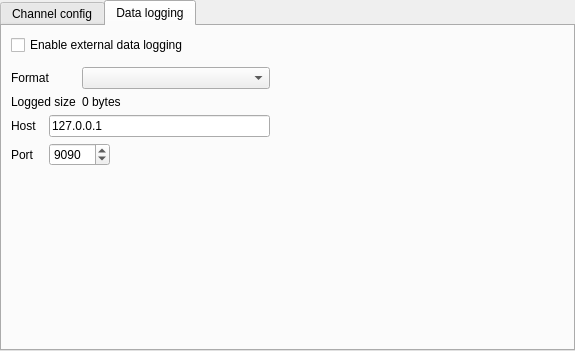
<?xml version="1.0" encoding="UTF-8"?>
<ui version="4.0">
 <class>RMSInspector</class>
 <widget class="QWidget" name="RMSInspector">
  <property name="geometry">
   <rect>
    <x>0</x>
    <y>0</y>
    <width>575</width>
    <height>351</height>
   </rect>
  </property>
  <property name="windowTitle">
   <string>Form</string>
  </property>
  <layout class="QGridLayout" name="gridLayout">
   <property name="leftMargin">
    <number>0</number>
   </property>
   <property name="topMargin">
    <number>0</number>
   </property>
   <property name="rightMargin">
    <number>0</number>
   </property>
   <property name="bottomMargin">
    <number>0</number>
   </property>
   <property name="spacing">
    <number>0</number>
   </property>
   <item row="0" column="0">
    <widget class="QTabWidget" name="tabWidget">
     <property name="currentIndex">
      <number>1</number>
     </property>
     <widget class="QWidget" name="tabChannel">
      <attribute name="title">
       <string>Channel config</string>
      </attribute>
      <layout class="QGridLayout" name="gridLayout_2">
       <property name="leftMargin">
        <number>6</number>
       </property>
       <property name="topMargin">
        <number>6</number>
       </property>
       <property name="rightMargin">
        <number>6</number>
       </property>
       <property name="bottomMargin">
        <number>6</number>
       </property>
       <property name="spacing">
        <number>0</number>
       </property>
       <item row="0" column="1">
        <widget class="LCD" name="freqLcd">
         <property name="minimumSize">
          <size>
           <width>164</width>
           <height>24</height>
          </size>
         </property>
         <property name="thickness">
          <double>0.300000000000000</double>
         </property>
         <property name="zoom">
          <double>0.600000000000000</double>
         </property>
        </widget>
       </item>
       <item row="0" column="0">
        <widget class="QLabel" name="freqLabel">
         <property name="sizePolicy">
          <sizepolicy hsizetype="Fixed" vsizetype="Preferred">
           <horstretch>0</horstretch>
           <verstretch>0</verstretch>
          </sizepolicy>
         </property>
         <property name="text">
          <string>Frequency offset</string>
         </property>
        </widget>
       </item>
       <item row="6" column="0" colspan="5">
        <widget class="Waterfall" name="passBandSpectrum"/>
       </item>
       <item row="1" column="0">
        <widget class="QLabel" name="bandwidthLabel">
         <property name="text">
          <string>Bandwidth</string>
         </property>
         <property name="alignment">
          <set>Qt::AlignRight|Qt::AlignTrailing|Qt::AlignVCenter</set>
         </property>
        </widget>
       </item>
       <item row="1" column="1">
        <widget class="LCD" name="bandwidthLcd">
         <property name="minimumSize">
          <size>
           <width>164</width>
           <height>24</height>
          </size>
         </property>
         <property name="thickness">
          <double>0.300000000000000</double>
         </property>
         <property name="zoom">
          <double>0.600000000000000</double>
         </property>
        </widget>
       </item>
       <item row="0" column="4" rowspan="2">
        <widget class="QLabel" name="padLabel">
         <property name="sizePolicy">
          <sizepolicy hsizetype="Expanding" vsizetype="Preferred">
           <horstretch>0</horstretch>
           <verstretch>0</verstretch>
          </sizepolicy>
         </property>
         <property name="text">
          <string/>
         </property>
        </widget>
       </item>
      </layout>
     </widget>
     <widget class="QWidget" name="loggingTab">
      <attribute name="title">
       <string>Data logging</string>
      </attribute>
      <layout class="QGridLayout" name="gridLayout_3">
       <item row="3" column="0">
        <widget class="QLabel" name="label_3">
         <property name="sizePolicy">
          <sizepolicy hsizetype="Fixed" vsizetype="Preferred">
           <horstretch>0</horstretch>
           <verstretch>0</verstretch>
          </sizepolicy>
         </property>
         <property name="text">
          <string>Format</string>
         </property>
        </widget>
       </item>
       <item row="7" column="0" colspan="5">
        <spacer name="verticalSpacer">
         <property name="orientation">
          <enum>Qt::Vertical</enum>
         </property>
         <property name="sizeHint" stdset="0">
          <size>
           <width>20</width>
           <height>40</height>
          </size>
         </property>
        </spacer>
       </item>
       <item row="0" column="0" colspan="5">
        <widget class="QCheckBox" name="logCheck">
         <property name="text">
          <string>Enable external data logging</string>
         </property>
        </widget>
       </item>
       <item row="2" column="4" rowspan="5">
        <spacer name="horizontalSpacer">
         <property name="orientation">
          <enum>Qt::Horizontal</enum>
         </property>
         <property name="sizeHint" stdset="0">
          <size>
           <width>40</width>
           <height>20</height>
          </size>
         </property>
        </spacer>
       </item>
       <item row="5" column="0" colspan="4">
        <widget class="QStackedWidget" name="stackedWidget">
         <property name="sizePolicy">
          <sizepolicy hsizetype="Preferred" vsizetype="Fixed">
           <horstretch>0</horstretch>
           <verstretch>0</verstretch>
          </sizepolicy>
         </property>
         <property name="currentIndex">
          <number>1</number>
         </property>
         <widget class="QWidget" name="page">
          <layout class="QGridLayout" name="gridLayout_4">
           <property name="leftMargin">
            <number>0</number>
           </property>
           <property name="topMargin">
            <number>0</number>
           </property>
           <property name="rightMargin">
            <number>0</number>
           </property>
           <property name="bottomMargin">
            <number>0</number>
           </property>
           <property name="spacing">
            <number>6</number>
           </property>
           <item row="1" column="0">
            <widget class="QLabel" name="label_5">
             <property name="sizePolicy">
              <sizepolicy hsizetype="Preferred" vsizetype="Fixed">
               <horstretch>0</horstretch>
               <verstretch>0</verstretch>
              </sizepolicy>
             </property>
             <property name="text">
              <string>Current file</string>
             </property>
            </widget>
           </item>
           <item row="1" column="1" colspan="2">
            <widget class="QLabel" name="currentFileLabel">
             <property name="text">
              <string>N/A</string>
             </property>
            </widget>
           </item>
           <item row="0" column="2">
            <widget class="QPushButton" name="browseButton">
             <property name="text">
              <string>&amp;Browse...</string>
             </property>
            </widget>
           </item>
           <item row="0" column="1">
            <widget class="QLineEdit" name="directoryEdit">
             <property name="readOnly">
              <bool>true</bool>
             </property>
            </widget>
           </item>
           <item row="0" column="0">
            <widget class="QLabel" name="label_4">
             <property name="sizePolicy">
              <sizepolicy hsizetype="Preferred" vsizetype="Fixed">
               <horstretch>0</horstretch>
               <verstretch>0</verstretch>
              </sizepolicy>
             </property>
             <property name="text">
              <string>Directory</string>
             </property>
            </widget>
           </item>
           <item row="3" column="1">
            <spacer name="verticalSpacer_3">
             <property name="orientation">
              <enum>Qt::Vertical</enum>
             </property>
             <property name="sizeHint" stdset="0">
              <size>
               <width>20</width>
               <height>40</height>
              </size>
             </property>
            </spacer>
           </item>
          </layout>
         </widget>
         <widget class="QWidget" name="page_2">
          <layout class="QGridLayout" name="gridLayout_5">
           <property name="leftMargin">
            <number>0</number>
           </property>
           <property name="topMargin">
            <number>0</number>
           </property>
           <property name="rightMargin">
            <number>0</number>
           </property>
           <property name="bottomMargin">
            <number>0</number>
           </property>
           <item row="1" column="2">
            <widget class="QSpinBox" name="portSpin">
             <property name="sizePolicy">
              <sizepolicy hsizetype="Fixed" vsizetype="Fixed">
               <horstretch>0</horstretch>
               <verstretch>0</verstretch>
              </sizepolicy>
             </property>
             <property name="keyboardTracking">
              <bool>false</bool>
             </property>
             <property name="minimum">
              <number>1</number>
             </property>
             <property name="maximum">
              <number>65536</number>
             </property>
             <property name="value">
              <number>9090</number>
             </property>
            </widget>
           </item>
           <item row="0" column="0" colspan="2">
            <widget class="QLabel" name="label">
             <property name="sizePolicy">
              <sizepolicy hsizetype="Fixed" vsizetype="Preferred">
               <horstretch>0</horstretch>
               <verstretch>0</verstretch>
              </sizepolicy>
             </property>
             <property name="text">
              <string>Host  </string>
             </property>
            </widget>
           </item>
           <item row="0" column="2">
            <widget class="QLineEdit" name="hostEdit">
             <property name="text">
              <string>127.0.0.1</string>
             </property>
            </widget>
           </item>
           <item row="1" column="0">
            <widget class="QLabel" name="label_7">
             <property name="sizePolicy">
              <sizepolicy hsizetype="Fixed" vsizetype="Preferred">
               <horstretch>0</horstretch>
               <verstretch>0</verstretch>
              </sizepolicy>
             </property>
             <property name="text">
              <string>Port</string>
             </property>
            </widget>
           </item>
           <item row="2" column="2">
            <spacer name="verticalSpacer_2">
             <property name="orientation">
              <enum>Qt::Vertical</enum>
             </property>
             <property name="sizeHint" stdset="0">
              <size>
               <width>20</width>
               <height>40</height>
              </size>
             </property>
            </spacer>
           </item>
          </layout>
         </widget>
        </widget>
       </item>
       <item row="3" column="1" colspan="3">
        <widget class="QComboBox" name="formatCombo">
         <property name="sizePolicy">
          <sizepolicy hsizetype="Expanding" vsizetype="Fixed">
           <horstretch>0</horstretch>
           <verstretch>0</verstretch>
          </sizepolicy>
         </property>
        </widget>
       </item>
       <item row="4" column="0">
        <widget class="QLabel" name="label_6">
         <property name="text">
          <string>Logged size</string>
         </property>
        </widget>
       </item>
       <item row="4" column="1" colspan="3">
        <widget class="QLabel" name="sizeLabel">
         <property name="text">
          <string>0 bytes</string>
         </property>
        </widget>
       </item>
      </layout>
     </widget>
    </widget>
   </item>
  </layout>
 </widget>
 <customwidgets>
  <customwidget>
   <class>LCD</class>
   <extends>QFrame</extends>
   <header>LCD.h</header>
   <container>1</container>
  </customwidget>
  <customwidget>
   <class>Waterfall</class>
   <extends>QFrame</extends>
   <header>Waterfall.h</header>
  </customwidget>
 </customwidgets>
 <resources/>
 <connections/>
</ui>
